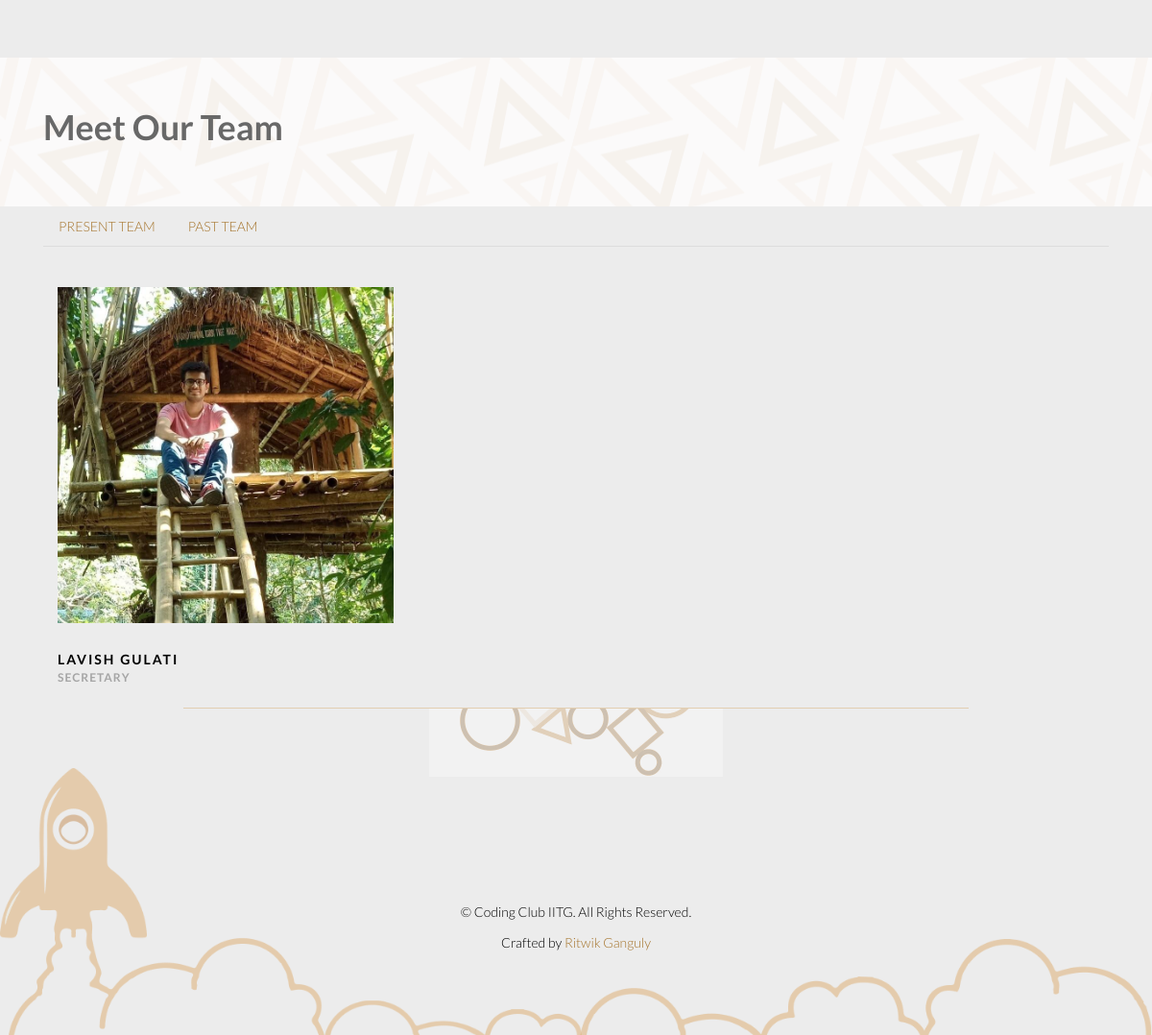
Page /codingclubiitg/aboutus/ (lower part) on the earlier database version.
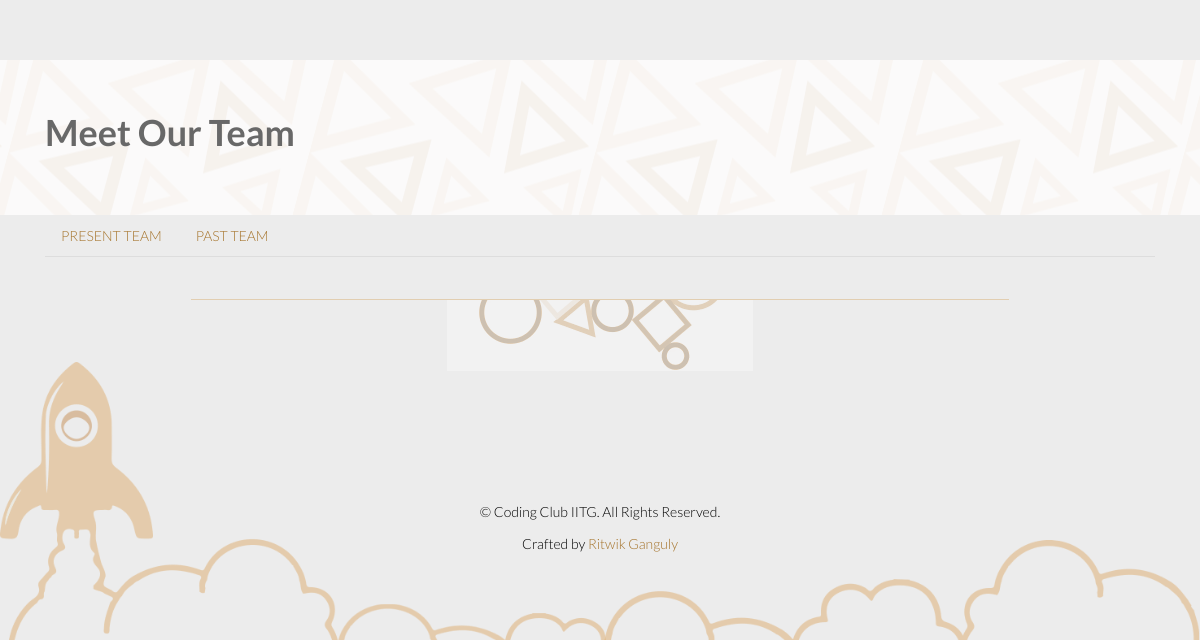
Same page on the later database version.
### CodingClubIITG/models.py (models this page shows, shortened)
class Members(models.Model):
	name= models.CharField(max_length=300)
	position=models.CharField(max_length=300)
	fblink=models.URLField(max_length=3000, blank=True, null=True)
	gitlink=models.URLField(max_length=3000, blank=True, null=True)
	intro=models.CharField(max_length=1000,blank=True,null=True)
	img= models.FileField(upload_to='members/')
	year = models.IntegerField()

### CodingClubIITG/views.py (the view)
def aboutus(request):
    members=Members.objects.all()
    return render(request,'CodingClubIITG/aboutus.html',{'members': members})

### CodingClubIITG/templates/CodingClubIITG/aboutus.html (shortened to what this page needs)
{% extends "base.html" %}
{% load static %}
{% block content %}
<section id="company-information" class="aboutuspadding wow fadeIn" data-wow-duration="1000ms" data-wow-delay="300ms">
</section>
<section id="page-breadcrumb">
        <div class="vertical-center ">
             <div class="container">
                <div class="row">
                    <div class="action">
                        <div class="col-sm-12">
                            <h1 class="meetourteam  wow fadeInDown" data-wow-duration="500ms" data-wow-delay="300ms" > <b> Meet Our Team  </b> </h1>
                        </div>
                     </div>
                </div>
            </div>
        </div>
</section>
<div class="container">
    <div>
        <ul class="nav nav-tabs">
            <li class="nav-item">
                <a class="nav-link" data-toggle="tab" href="#pres">PRESENT TEAM</a>
            </li>
            <li class="nav-item">
                <a class="nav-link" data-toggle="tab" href="#past">PAST TEAM</a>
            </li>
        </ul>
    </div>
    <div class="tab-content">
            <div id="pres" class="container tab-pane active"><br>
                <div class="row">
                    {% for member in members %}
                    <div class="col-md-4 col-sm-4">
                        <div class="team-member">
                            <div class="team-img">
                                <img src="{{ member.img.url }}" alt="team member" class="img-responsive"  style="object-fit: cover;" >
                            </div>
                        </div>
                        <div class="team-title">
                            <h5><b>{{member.name}}</b></h5>
                            <span><b>{{member.position}}</b></span>
                        </div>
                    </div>
                    {% endfor %}
               </div>
            </div>
    </div>
</div>
{% endblock %}

Differences in the rows shown:
removed Members: img (picture), name "LAVISH GULATI", position "SECRETARY"
